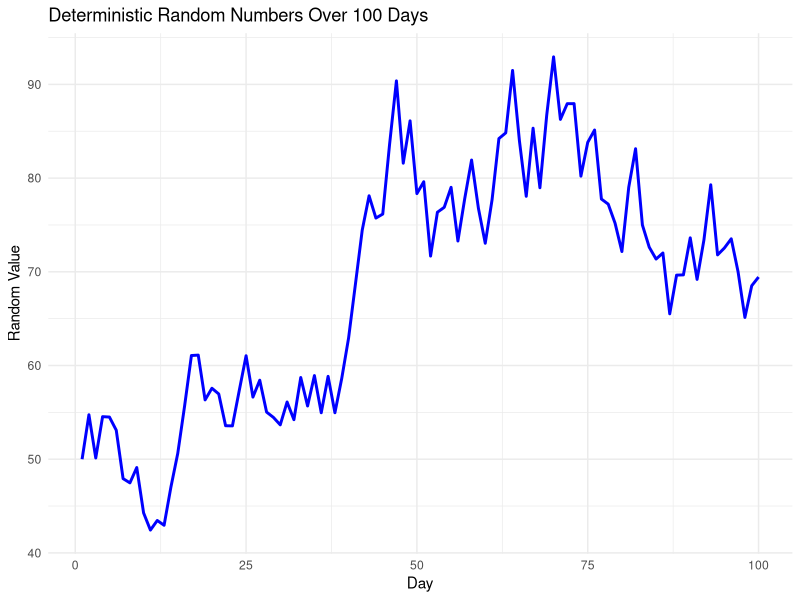

The R source for this figure:
## ---- chunk 1
seeded_random <- function(seed, day_number) {
  # Combine seed and day_number with some scaling
  combined_seed <- seed + (day_number * 1000)  # Scale day_number to ensure it influences the seed

  # Set the seed for reproducibility
  set.seed(combined_seed)

  # Generate a random number between 0 and 1
  result <- runif(1)

  return(result)
}

# Generate a dataframe for 100 days
generate_data <- function(seed, num_days) {
  # Create a sequence of days
  days <- 1:num_days
  
  # Generate deterministic random numbers for each day
  random_numbers <- sapply(days, function(day) seeded_random(seed, day))
  
  # Create a dataframe
  data <- data.frame(
    Day = days,
    RandomValue = random_numbers
  )
  
  return(data)
}
## ---- chunk 2
# Generate a dataframe for 100 days with a starting value
generate_volatility <- function(seed, num_days, starting_value = 50, volt = 5, mult = 2) {
  # Create a sequence of days
  days <- 1:num_days
  
  # Generate deterministic random numbers for each day
  random_numbers <- sapply(days, function(day) seeded_random(seed, day))
  
  # Calculate percentage change for each day (scaled around -volt to +volt)
  pct_change <- sapply(random_numbers, function(random_value) (random_value * 2 - 1) * volt * mult / 100)
  
  # Initialize the Value column
  values <- numeric(num_days)
  values[1] <- starting_value  # Set the starting value
  
  # Iteratively calculate the value for each day
  for (i in 2:num_days) {
    values[i] <- values[i - 1] * (1 + pct_change[i])  # Apply percentage change
  }
  
  # Create a dataframe
  data <- data.frame(
    Day = days,
    RandomValue = random_numbers,
    Pct_Change = pct_change,
    Value = values
  )
  
  return(data)
}

## ---- chunk 3
# Function to get the data for a specific day with multiplier and volatility
get_day_data <- function(seed, day_no, starting_value = 50, volt = 5, mult = 2) {
  if (day_no < 1) stop("DayNo must be >= 1")
  
  # Generate deterministic random number for the given day
  random_value <- seeded_random(seed, day_no)
  
  # Calculate percentage change (scaled between -volt to +volt)
  pct_change <- (random_value * 2 - 1) * volt * mult / 100
  
  # Calculate the value iteratively for the given day
  current_value <- starting_value
  for (day in 2:day_no) {
    random_value_day <- seeded_random(seed, day)
    pct_change_day <- (random_value_day * 2 - 1) * volt * mult / 100
    current_value <- current_value * (1 + pct_change_day)
  }
  
  # Return a single-row dataframe
  data.frame(
    Day = day_no,
    RandomValue = random_value,
    Pct_Change = pct_change,
    Value = current_value,
    Multiplier = mult,
    Volatility = volt
  )
}

## ---- chunk 4
library(ggplot2)
# Set parameters
seed <- 123; num_days <- 100
# Generate the data
#data <- generate_data(seed, num_days)
data <- generate_volatility(seed, num_days)

ggplot(data, aes(x = Day, y = Value)) +
  geom_line(color = "blue", size = 1) +
  labs(title = "Deterministic Random Numbers Over 100 Days",
       x = "Day",
       y = "Random Value") +
  theme_minimal()

## ---- chunk 5
# Example usage
seed <- 123
day_no <- 10
starting_value <- 50
volt <- 5
mult <- 2

result <- get_day_data(seed, day_no, starting_value, volt, mult)
print(result)

